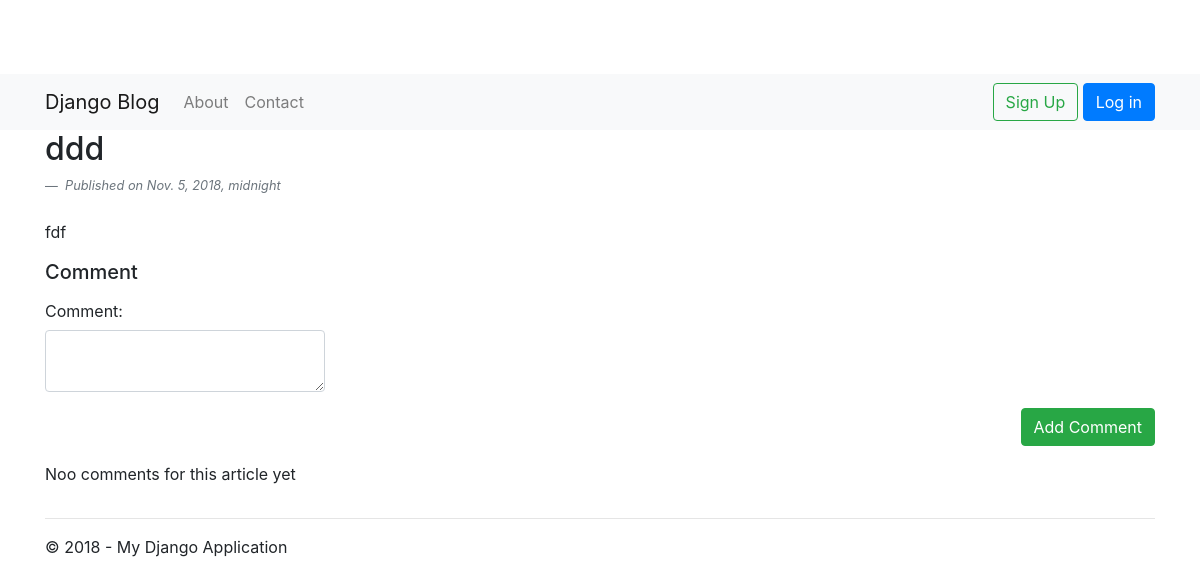
/blog/3/, run on an earlier commit of the app's database.
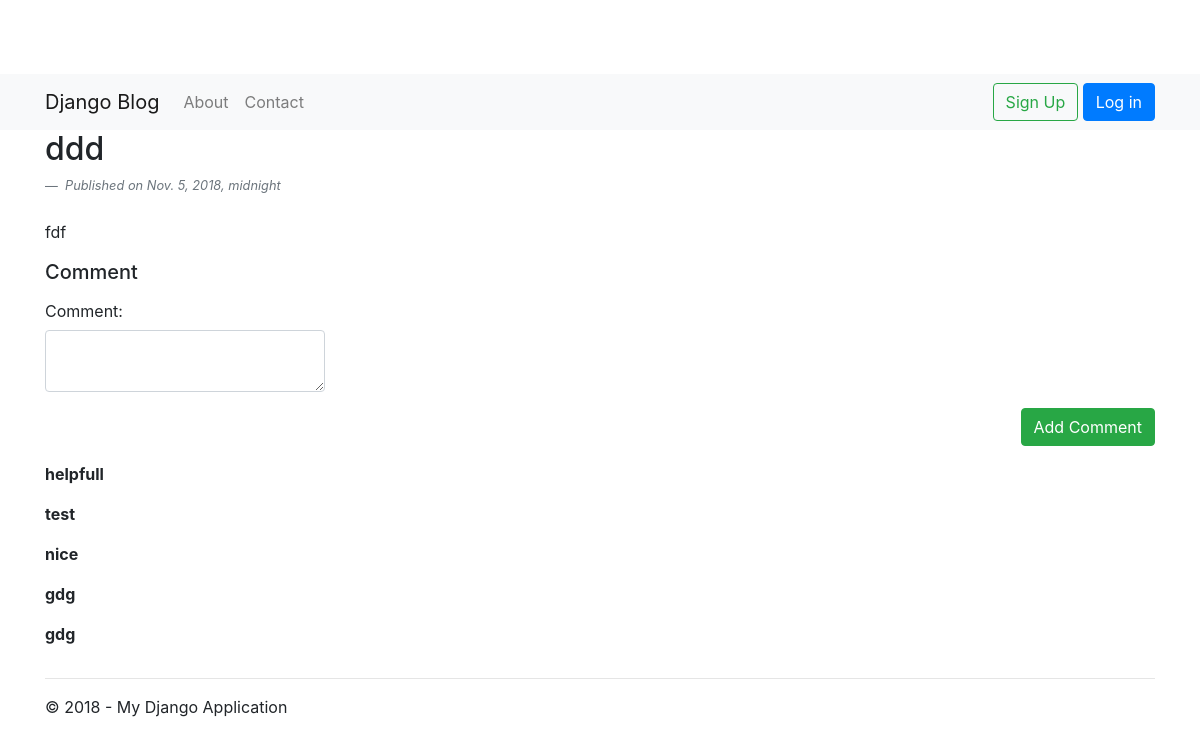
And on a later commit of the database.
### blog/models.py (models this page shows, shortened)
class Comment(models.Model):
    blog_post = models.ForeignKey(BlogPost, on_delete=models.CASCADE)
    content = models.TextField()
    author = models.CharField(max_length=200, default=None, blank=True, null=True)
    email = models.CharField(max_length=200, default=None, blank=True, null=True)
    status = models.PositiveSmallIntegerField()
    order = models.FloatField(default=0)
    pub_date = models.DateTimeField('date published')
    created_date = models.DateTimeField('date created')
    last_updated_date = models.DateTimeField('date updated')
    isdeleted = models.BooleanField()

### blog/views.py (the view)
class BlogPostDetailView(DetailView):
    model = BlogPost
    template_name = 'blog/details.html'
    def get_context_data(self, **kwargs):
        context = super(BlogPostDetailView, self).get_context_data(**kwargs)
        context['title'] = 'Post Detail'
        context['year'] = datetime.now().year
        return context

### blog/templates/blog/details.html (shortened to what this page needs)
{% extends "app/layout.html" %}
{% block content %}
<h2>{{blogpost.title}}</h2>
<footer class="blockquote-footer">
                <cite title="Source Title">Published on {{blogpost.pub_date}}</cite>
            </footer>
<br />
<div>
    {{blogpost.content}}
</div>
 <div class="row mt-3">
        <div class="col-md-12">
            <h5>Comment</h5>
            <form action="{% url 'blog:comment_create' blogpost.id %}" method="post">
                <div id="div_id_content" class="form-group">
                    <label for="id_content" class="col-form-label ">Comment:</label>
                    <textarea class="form-control" name="content" id="id_content" rows="2"></textarea>
                </div>
                <div class="text-right">
                    <button class="btn btn-success" type="submit">Add Comment</button>
                </div>
            </form>
        </div>
     <div class="col-md">
            {% for item in blogpost.comment_set.all %}
                <blockquote class="blockquote review">
                    <small>
                     <strong class="mb-0">{{ item.content }}</strong>
                    </small>
                </blockquote>
            {% empty %}<p>Noo comments for this article yet</p>
            {% endfor %}
        </div>
    </div>
{% endblock %}

What changed in the data, as far as the page shows it:
added Comment: content "helpfull"
added Comment: content "test"
added Comment: content "nice"
added Comment: content "gdg"
added Comment: content "gdg"
Also different on the page:
text no longer shown: "Noo comments for this article yet"
